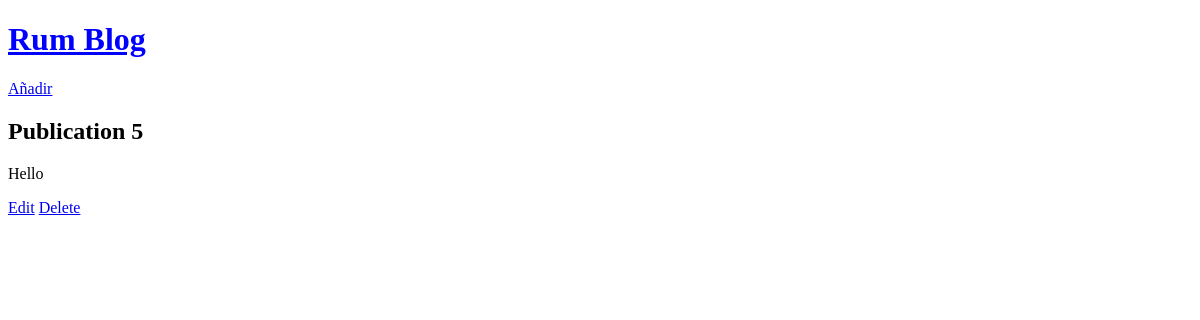
/post/5/, run on an earlier commit of the app's database.
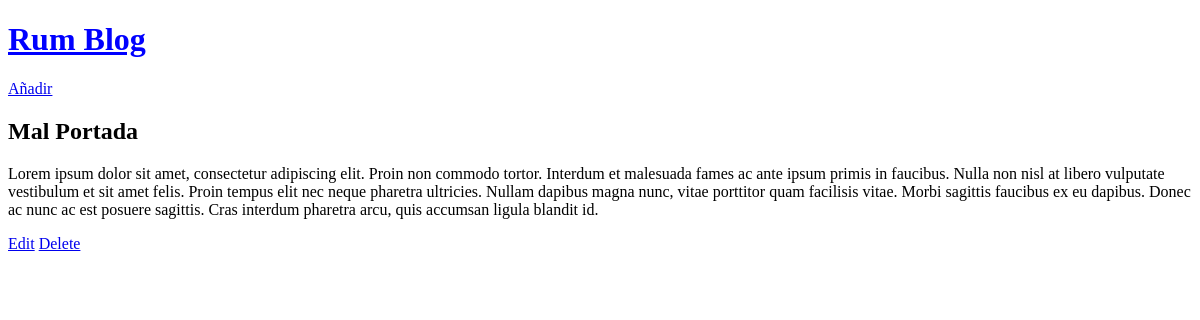
And on a later commit of the database.
### blogs/models.py (models this page shows, shortened)
class Publication(models.Model):
    title = models.CharField(max_length=200)
    author = models.ForeignKey(
        "auth.User",
        on_delete=models.CASCADE,
    )
    body = models.TextField()

### blogs/views.py (the view)
# urls.py: path('post/<int:pk>/', BlogDetailView.as_view(), name='post_detail'),
class BlogDetailView(DetailView):
    model = Publication
    template_name = "post_detail.html"

### templates/post_detail.html
{% extends "base.html" %}
{% block content %}
    <h2>{{ publication.title }}</h2>
    <p>{{ publication.body }}</p>
    <a href="{% url 'post_edit' publication.pk %}">Edit</a>
    <a href="{% url 'post_delete' publication.pk %}">Delete</a>
{% endblock content %}

What changed in the data, as far as the page shows it:
changed Publication: title "Publication 5" → "Mal Portada"; body "Hello" → "Lorem ipsum dolor sit amet, consectetur adipiscing elit. Proin non commodo tortor. Interdum et malesuada fames ac ante ipsum primis in faucibus. Nulla non nisl at libero vulputate vestibulum et sit amet felis. Proin tempus elit nec neque pharetra ultricies. Nullam dapibus magna nunc, vitae porttitor quam facilisis vitae. Morbi sagittis faucibus ex eu dapibus. Donec ac nunc ac est posuere sagittis. Cras interdum pharetra arcu, quis accumsan ligula blandit id."
